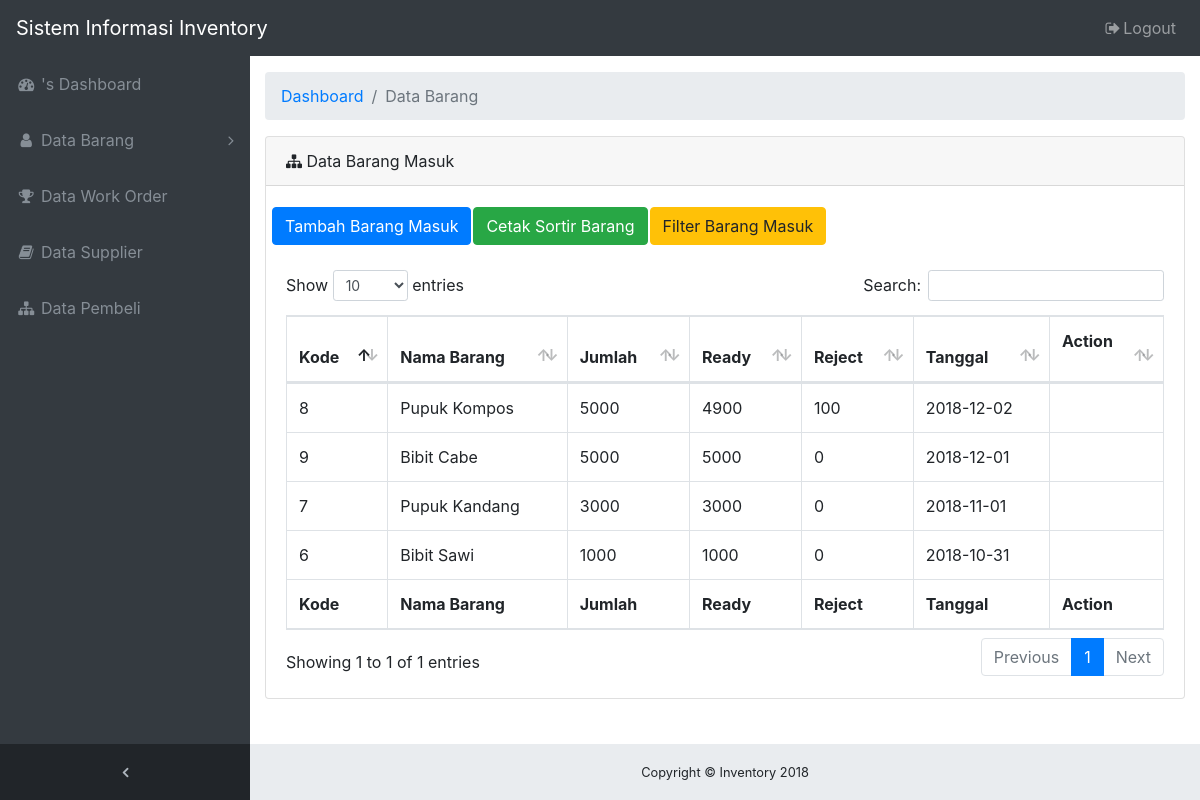
Page /index.php/barang/barangMasuk on the committed database.
### tables this page shows
CREATE TABLE `barangMasuk` (
  `kd_masuk` int(11) NOT NULL,
  `kd_brg` int(11) NOT NULL,
  `jumlahMasuk` int(11) NOT NULL,
  `tanggal` varchar(30) NOT NULL
);

CREATE TABLE `sortir` (
  `kd_sortir` int(11) NOT NULL,
  `kd_masuk` int(11) NOT NULL,
  `ready` int(11) NOT NULL,
  `reject` int(11) NOT NULL
);

CREATE TABLE `barang` (
  `kd_brg` int(10) NOT NULL,
  `nm_brg` varchar(50) NOT NULL,
  `jumlah` float NOT NULL,
  `kd_supplier` int(10) NOT NULL
);

### application/controllers/Barang.php (called while the page is built, shortened)
<?php
class Barang extends CI_Controller {
	function __construct()
	{
		$this->load->model('m_barang');
		$this->load->model('m_supplier');
		$this->load->library('form_validation');
	}
	public function barangMasuk(){
		$data['barang'] = $this->m_barang->get_join_sm();
		$this->load->view('sidebaradmin');
		$this->load->view('barangMasuk', $data);
		$this->load->view('footer');
	}
}

### index.php (called while the page is built, shortened)
<?php
require_once BASEPATH.'core/CodeIgniter.php';

### application/models/M_barang.php (called while the page is built, shortened)
<?php
class M_barang extends CI_Model
{
    public function get_join_sm(){
        $this->db->select('*');
        $this->db->join('barang', 'barang.kd_brg = barangMasuk.kd_brg');
        $this->db->join('sortir', 'sortir.kd_masuk = barangMasuk.kd_masuk', 'left');
        $this->db->from('barangMasuk');
        $this->db->order_by('tanggal', 'DESC');
        $query = $this->db->get();
        return $query->result();
    }
}

### application/views/barangMasuk.php (the view, shortened to what this page needs)
<div class="content-wrapper">
  <div class="container-fluid">
  <ol class="breadcrumb">
    <li class="breadcrumb-item">
      <a href="#">Dashboard</a>
    </li>
    <li class="breadcrumb-item active">Data Barang</li>
  </ol>
  <div class="card mb-3">
    <div class="card-header"><i class="fa fa-sitemap"></i> Data Barang Masuk</div>
    <div class="card-body">
      <div class="row">
      <table>
        <td>
          <a href="<?php echo site_url('Barang/addBarangMasuk/') ?>" class="btn btn-primary">Tambah Barang Masuk</a>
        </td><td>
          <a href="<?php echo site_url('LaporanMasuk') ?>" target="_blank" class="btn btn-success">Cetak Sortir Barang</a>
        </td><td>
          <a href="<?php echo site_url('Laporan/filterMasuk') ?>" target="_blank" class="btn btn-warning">Filter Barang Masuk</a>
        </td>
        </table>
        <div class="col-md-12"><br></div>
        <table id="table_id" class="table table-hover table-bordered" cellspacing="0" width="100%">
      <thead>
        <tr>
          <th>Kode</th>
          <th>Nama Barang</th>
          <th>Jumlah</th>
          <th>Ready</th>
          <th>Reject</th>
          <th>Tanggal</th>
          <th>Action
          </p></th>
        </tr>
      </thead>
      <tbody>
         <?php foreach($barang as $b){ ?>
         <tr>
          <td><?php echo $b->kd_masuk; ?></td>
          <td><?php echo $b->nm_brg; ?></td>
          <td><?php echo $b->jumlahMasuk; ?></td>
          <td><?php echo $b->ready; ?></td>
          <td><?php echo $b->reject; ?></td>
          <td><?php echo $b->tanggal; ?></td>
          <td>
          </td>
         </tr>
      </tbody> <?php } ?>
      <tfoot>
        <tr>
          <th>Kode</th>
          <th>Nama Barang</th>
          <th>Jumlah</th>
          <th>Ready</th>
          <th>Reject</th>
          <th>Tanggal</th>
          <th>Action</th>
        </tr>
      </tfoot>
    </table>
    </div>
    </div>
  </div>
</div>
</div>

### assets/css/sb-admin.css (style rules this page uses)
html { position: relative; min-height: 100%; }
body { overflow-x: hidden; }
body.sticky-footer { margin-bottom: 56px; }
body.sticky-footer .content-wrapper { min-height: calc(100vh - 56px - 56px); }
body.fixed-nav { padding-top: 56px; }
.content-wrapper { min-height: calc(100vh - 56px); padding-top: 1rem; }
.content-wrapper { overflow-x: hidden; background: white; }
@media (min-width: 992px) { .content-wrapper { margin-left: 250px; } }

### rows in the picture
barangmasuk: sortir.kd_masuk "8", kd_brg.nm_brg "Pupuk Kompos", jumlahMasuk "5000", sortir.ready "4900", sortir.reject "100", tanggal "2018-12-02"
barangmasuk: sortir.kd_masuk "9", kd_brg.nm_brg "Bibit Cabe", jumlahMasuk "5000", sortir.ready "5000", sortir.reject "0", tanggal "2018-12-01"
barangmasuk: sortir.kd_masuk "7", kd_brg.nm_brg "Pupuk Kandang", jumlahMasuk "3000", sortir.ready "3000", sortir.reject "0", tanggal "2018-11-01"
barangmasuk: sortir.kd_masuk "6", kd_brg.nm_brg "Bibit Sawi", jumlahMasuk "1000", sortir.ready "1000", sortir.reject "0", tanggal "2018-10-31"
